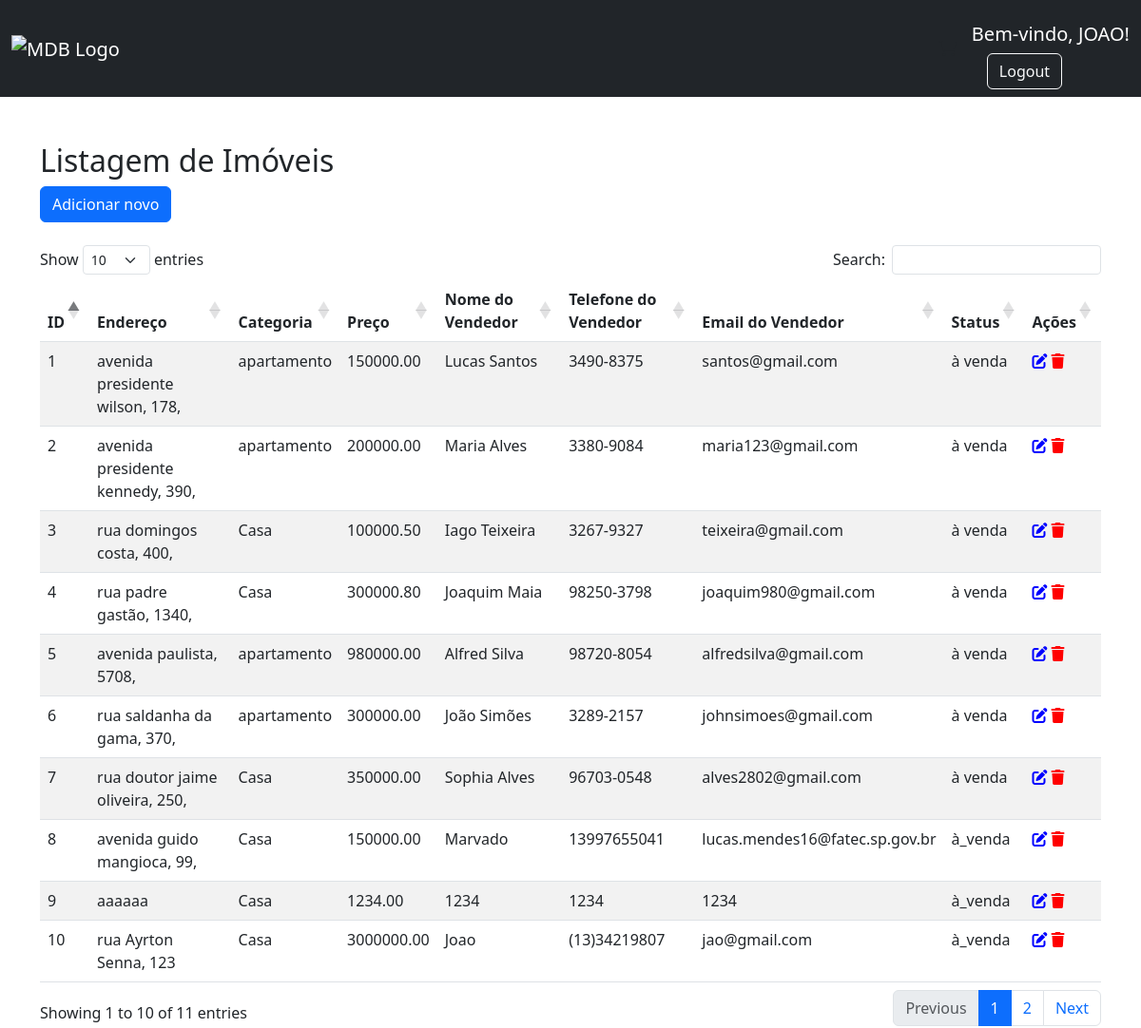
The app's page /php/users.php (signed in) with its own data.
### tables this page shows
CREATE TABLE `imoveis` (
  `id` int(20) NOT NULL,
  `cidade` varchar(100) NOT NULL,
  `endereco` varchar(255) NOT NULL,
  `categoria` varchar(50) DEFAULT NULL,
  `preco` decimal(10,2) NOT NULL,
  `nome_vendedor` varchar(255) NOT NULL,
  `telefone_vendedor` varchar(20) NOT NULL,
  `email_vendedor` varchar(255) NOT NULL,
  `status` varchar(30) DEFAULT NULL,
  `foto` varchar(255) NOT NULL
);

### php/users.php (the view, shortened to what this page needs)
<!DOCTYPE html>
<html>
<head>
    <link href="https://cdn.jsdelivr.net/npm/bootstrap@5.3.0/dist/css/bootstrap.min.css" rel="stylesheet">
    <link href="https://cdn.datatables.net/1.13.6/css/dataTables.bootstrap5.min.css" rel="stylesheet">
    <link rel="stylesheet" href="https://cdnjs.cloudflare.com/ajax/libs/font-awesome/6.4.2/css/all.min.css" />
</head>
<body>
    <?php
    $nomeUsuario = $_SESSION["nomeUsuario"];
    if ($nomeUsuario != null) {
    ?>
    <nav class="navbar navbar-expand-lg navbar-dark bg-dark">
        <div class="container-fluid">
            <div class="collapse navbar-collapse" id="navbarSupportedContent">
                <a class="navbar-brand mt-2 mt-lg-0" href="#">
                    <img
                        src="/fastimoveis/assets/logo.webp"
                        height="15"
                        alt="MDB Logo"
                        loading="lazy"
                    />
                </a>
            </div>
            <div class="d-flex align-items-center">
                <a class="text-reset me-3" href="#">
                    <i class="fas fa-shopping-cart"></i>
                </a>
                <div class="dropdown">
                    <a>
                        <h5 class="mt-3" style="color: white;">Bem-vindo, <?= $nomeUsuario ?>!</h5>
                    </a>
                    <div class="ms-3">
                        <a href="logout.php" class="btn btn-outline-light">Logout</a>
                    </div>
                </div>
            </div>
        </div>
    </nav>
    <div class="container">
        <h2 class="mt-5">Listagem de Imóveis</h2>
        <button type="button" class="btn btn-primary" data-bs-toggle="modal" data-bs-target="#addModal">
            Adicionar novo
        </button>
        <br>
        <br>
        <table id="imoveisTable" class="table table-striped">
            <thead>
                <tr>
                    <th>ID</th>
                    <th>Endereço</th>
                    <th>Categoria</th>
                    <th>Preço</th>
                    <th>Nome do Vendedor</th>
                    <th>Telefone do Vendedor</th>
                    <th>Email do Vendedor</th>
                    <th>Status</th>
                    <th>Ações</th>
                </tr>
            </thead>
            <tbody>
                <?php
                try {
                    $conn = new PDO("mysql:host=localhost;dbname=fastimoveis;charset=utf8", "root", "");
                    $query = "SELECT * FROM imoveis";
                    $stmt = $conn->query($query);
                    while ($row = $stmt->fetch(PDO::FETCH_ASSOC)) {
                ?>
                    <tr>
                        <td><?= $row['id'] ?></td>
                        <td><?= $row['endereco'] ?></td>
                        <td><?= $row['categoria'] ?></td>
                        <td><?= $row['preco'] ?></td>
                        <td><?= $row['nome_vendedor'] ?></td>
                        <td><?= $row['telefone_vendedor'] ?></td>
                        <td><?= $row['email_vendedor'] ?></td>
                        <td><?= $row['status'] ?></td>
                        <td>
                            <i class="edit-icon icon-button" data-bs-toggle="modal" data-bs-target="#editModal<?= $row['id'] ?>">
                                <i class="fas fa-edit"></i>
                            </i>
                            <i class="delete-icon" type="button" class="btn btn-icon btn-danger" onclick="deleteRecord(<?= $row['id'] ?>)">
                                <i class="fas fa-trash"></i>
                            </i>
                        </td>
                    </tr>
                <?php
                    }
                } catch (PDOException $e) {
                    echo "Error: " . $e->getMessage();
                }
                ?>
            </tbody>
        </table>
    </div>
</body>
<?php }  ?>
</html>

### php/users.php (style rules this page uses)
.edit-icon { color: blue; }
.delete-icon { color: red; }
.icon-button { cursor: pointer; transition: color 0.2s; }

### records on screen
imoveis: id "1", endereco "avenida presidente wilson, 178,", categoria "apartamento", preco "150000.00", nome_vendedor "Lucas Santos", telefone_vendedor "3490-8375", email_vendedor "santos@gmail.com", status "à venda"
imoveis: id "2", endereco "avenida presidente kennedy, 390,", categoria "apartamento", preco "200000.00", nome_vendedor "Maria Alves", telefone_vendedor "3380-9084", email_vendedor "maria123@gmail.com", status "à venda"
imoveis: id "3", endereco "rua domingos costa, 400,", categoria "Casa", preco "100000.50", nome_vendedor "Iago Teixeira", telefone_vendedor "3267-9327", email_vendedor "teixeira@gmail.com", status "à venda"
imoveis: id "4", endereco "rua padre gastão, 1340,", categoria "Casa", preco "300000.80", nome_vendedor "Joaquim Maia", telefone_vendedor "98250-3798", email_vendedor "joaquim980@gmail.com", status "à venda"
imoveis: id "5", endereco "avenida paulista, 5708,", categoria "apartamento", preco "980000.00", nome_vendedor "Alfred Silva", telefone_vendedor "98720-8054", email_vendedor "alfredsilva@gmail.com", status "à venda"
imoveis: id "6", endereco "rua saldanha da gama, 370,", categoria "apartamento", preco "300000.00", nome_vendedor "João Simões", telefone_vendedor "3289-2157", email_vendedor "johnsimoes@gmail.com", status "à venda"
imoveis: id "7", endereco "rua doutor jaime oliveira, 250,", categoria "Casa", preco "350000.00", nome_vendedor "Sophia Alves", telefone_vendedor "96703-0548", email_vendedor "alves2802@gmail.com", status "à venda"
imoveis: id "8", endereco "avenida guido mangioca, 99,", categoria "Casa", preco "150000.00", nome_vendedor "Marvado", telefone_vendedor "13997655041", email_vendedor "lucas.mendes16@fatec.sp.gov.br", status "à_venda"
imoveis: id "9", endereco "aaaaaa", categoria "Casa", preco "1234.00", nome_vendedor "1234", telefone_vendedor "1234", email_vendedor "1234", status "à_venda"
imoveis: id "10", endereco "rua Ayrton Senna, 123", categoria "Casa", preco "3000000.00", nome_vendedor "Joao", telefone_vendedor "(13)34219807", email_vendedor "jao@gmail.com", status "à_venda"

### other values on screen
$nomeUsuario "JOAO"
